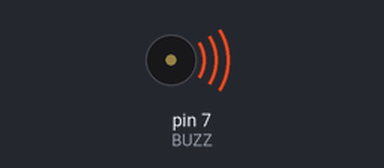
The sketch below on a simulated Arduino Uno, built with avr-gcc and run on an emulated ATmega328P. Parts: buzzer (waves = sounding).

Above: at 0.12 s.
Timing chart, 0 to 3.0 s (numbered marks = the images above):
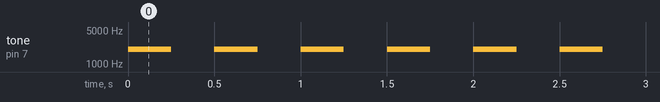

The sketch:

test_buzzer.ino
```cpp
#define BUZZ 7

void setup() {
  pinMode(BUZZ, OUTPUT);
}

void loop() {
  tone(BUZZ, 2000);
  delay(250);
  noTone(BUZZ);
  delay(250);
}
```

Measured:
- by itself, tone on pin 7 (BUZZ): alternates 2000 Hz for 0.25 s and silent for 0.25 s
